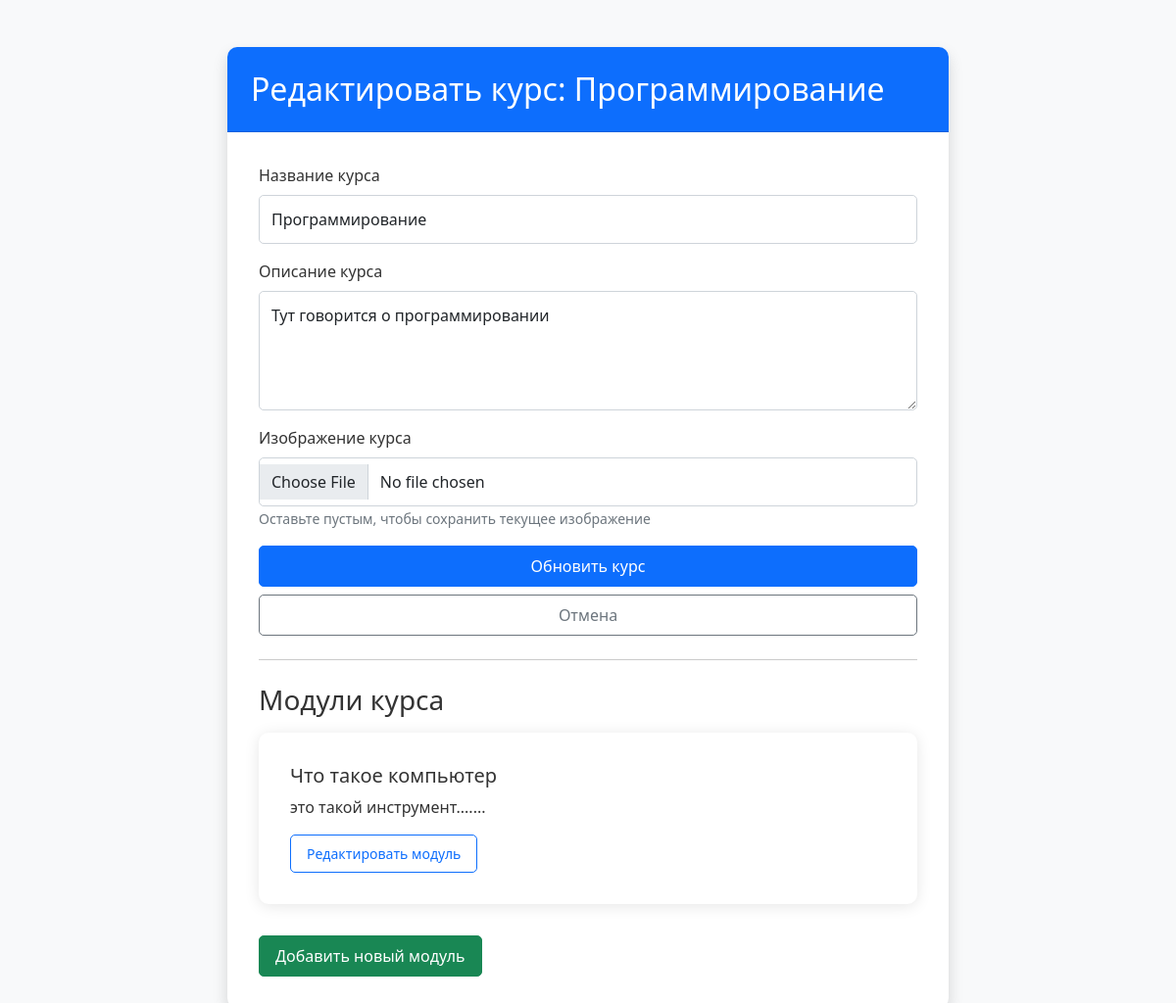
Screenshot of /course/1/edit (signed in) with the database file from the repository.
### app.py (models this page shows, shortened)
class Course(db.Model):
    __tablename__ = 'course'
    id = db.Column(db.Integer, primary_key=True)
    title = db.Column(db.String(100), nullable=False)
    description = db.Column(db.Text, nullable=False)
    created_at = db.Column(db.DateTime, default=datetime.utcnow)
    author_id = db.Column(db.Integer, db.ForeignKey('user.id'), nullable=False)
    modules = db.relationship('Module', backref='course', lazy='dynamic')
    image_path = db.Column(db.String(200))

class Module(db.Model):
    __tablename__ = 'module'
    id = db.Column(db.Integer, primary_key=True)
    title = db.Column(db.String(100), nullable=False)
    content = db.Column(db.Text, nullable=True)
    order = db.Column(db.Integer)
    course_id = db.Column(db.Integer, db.ForeignKey('course.id'), nullable=False)
    tests = db.relationship('Test', backref='module', lazy=True)
    progress = db.relationship('ModuleProgress', backref='module', lazy=True)

### app.py (the view, shortened to what this page needs)
@app.route('/course/<int:course_id>/edit', methods=['GET', 'POST'])
@login_required
def edit_course(course_id):
    course = Course.query.get_or_404(course_id)
    if course.author_id != current_user.id:
        return redirect(url_for('view_course', course_id=course_id))
    return render_template('edit_course.html', course=course)

### app.py (called while the page is built)
@login_manager.user_loader
def load_user(user_id):
    return User.query.get(int(user_id))

### templates/edit_course.html (shortened to what this page needs)
<!DOCTYPE html>
<html lang="ru">
<head>
    <link href="https://cdn.jsdelivr.net/npm/bootstrap@5.1.3/dist/css/bootstrap.min.css" rel="stylesheet">
    <link rel="stylesheet" href="{{ url_for('static', filename='css/style.css') }}">
</head>
<body class="bg-light">
    <div class="container mt-5">
        <div class="row justify-content-center">
            <div class="col-md-8">
                <div class="card shadow">
                    <div class="card-header bg-primary text-white">
                        <h2 class="mb-0">Редактировать курс: {{ course.title }}</h2>
                    </div>
                    <div class="card-body">
                        <form method="POST" enctype="multipart/form-data">
                            <div class="mb-3">
                                <label for="title" class="form-label">Название курса</label>
                                <input type="text" class="form-control" id="title" name="title"
                                       value="{{ course.title }}" required>
                            </div>
                            <div class="mb-3">
                                <label for="description" class="form-label">Описание курса</label>
                                <textarea class="form-control" id="description" name="description"
                                          rows="4" required>{{ course.description }}</textarea>
                            </div>
                            <div class="mb-3">
                                <label for="image" class="form-label">Изображение курса</label>
                                <input type="file" class="form-control" id="image" name="image" accept="image/*">
                                <small class="text-muted">Оставьте пустым, чтобы сохранить текущее изображение</small>
                            </div>
                            <div class="d-grid gap-2">
                                <button type="submit" class="btn btn-primary">Обновить курс</button>
                                <a href="{{ url_for('view_course', course_id=course.id) }}"
                                   class="btn btn-outline-secondary">Отмена</a>
                            </div>
                        </form>
                        <hr class="my-4">
                        <div class="modules-section">
                            <h3 class="mb-3">Модули курса</h3>
                            {% if course.modules %}
                                {% for module in course.modules|sort(attribute='order') %}
                                <div class="card mb-3">
                                    <div class="card-body">
                                        <h5 class="card-title">{{ module.title }}</h5>
                                        <p class="card-text">{{ module.content[:200] }}...</p>
                                        <a href="{{ url_for('edit_module', module_id=module.id) }}"
                                           class="btn btn-sm btn-outline-primary">Редактировать модуль</a>
                                    </div>
                                </div>
                                {% endfor %}
                            {% endif %}
                            <a href="{{ url_for('add_module', course_id=course.id) }}"
                               class="btn btn-success mt-3">Добавить новый модуль</a>
                        </div>
                    </div>
                </div>
            </div>
        </div>
    </div>
</body>
</html>

### static/css/style.css (style rules this page uses)
body { background-color: #f8f9fa; color: #333; font-family: 'Segoe UI', Tahoma, Geneva, Verdana, sans-serif; }
.card { border: none; border-radius: 10px; box-shadow: 0 2px 15px rgba(0, 0, 0, 0.1); margin-bottom: 20px; }
.card-header { border-radius: 10px 10px 0 0 !important; padding: 1.5rem; }
.card-body { padding: 2rem; }
.form-control { border-radius: 5px; border: 1px solid #ced4da; padding: 0.75rem; transition: border-color 0.2s ease-in-out; }
.btn { border-radius: 5px; padding: 0.5rem 1rem; font-weight: 500; transition: all 0.2s ease-in-out; }
.btn-primary { background-color: #0d6efd; border-color: #0d6efd; }

### rows the page displays
Course: title "Программирование", description "Тут говорится о программировании"
Module: title "Что такое компьютер", content "это такой инструмент...."
